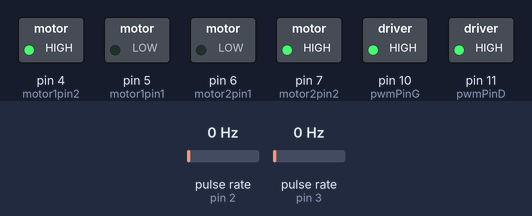
A sketch run on a simulated Arduino Uno, built with avr-gcc and run on an emulated ATmega328P. Shown: switched loads named in the sketch (green lamp = pin HIGH). Wiring (inferred from the names in the program): 2 × pulse sensor: data pin 2 / data pin 3. Inputs (shaded band) come from the test bench; at power-on: pulse rate (sensors on pin 2, pin 3) 0 Hz.

Above: at 1.2 s.
1.3 s: pulse rate (sensor on pin 2) set to 100 Hz
At 3.7 s:
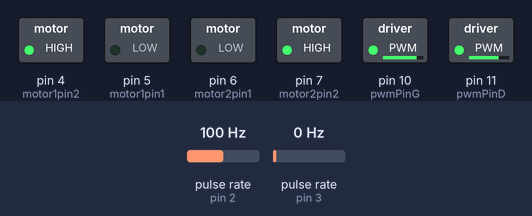
4.3 s: pulse rate (sensor on pin 3) set to 4 Hz
7.3 s: pulse rate (sensor on pin 2) set to 4 Hz
At 8.5 s:
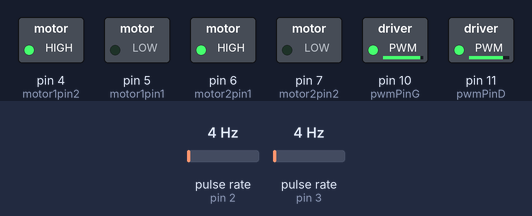
10.3 s: pulse rate (sensor on pin 2) set to 50 Hz
At 12.8 s:
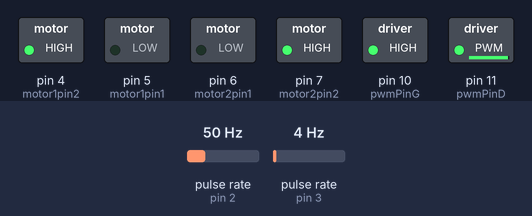
13.3 s: pulse rate (sensor on pin 3) set to 50 Hz
At 15.28 s:
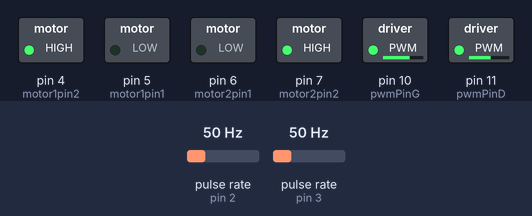
16.3 s: pulse rate (sensor on pin 3) set to 100 Hz
Timing chart, 0 to 35.8 s (numbered marks = the images above; inputs shaded):
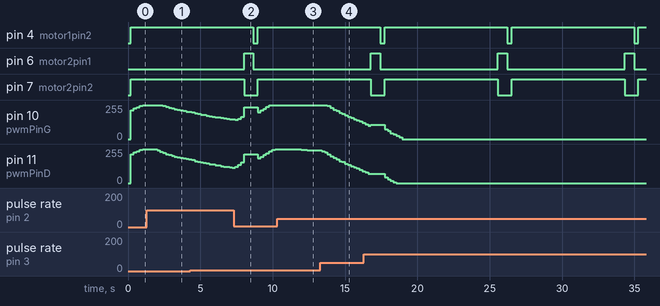

The sketch:

PID_V5.ino
```cpp
#include <PID_v1.h>

#define TURN_DURATION 650  // Turn duration in milliseconds
#define TURN_SPEED 255  // Turn speed (0-255)

#define TURN_INTERVAL 8000

bool turnRight = false;

unsigned long start_time;  // Variable to store the start time

#define Kp 0.96
#define Ki 0.5
#define Kd 0.00

double setpoint1 = 170.0;
double setpoint2 = 170.0;
double input1 = 0.0;
double input2 = 0.0;
double output1, output2;

double test=0;

PID myPID_Left(&input1, &output1, &setpoint1, Kp, Ki, Kd, DIRECT);
PID myPID_Right(&input2, &output2, &setpoint2, Kp, Ki, Kd, DIRECT);

//Moteur
int motor1pin1 = 5;
int motor1pin2 = 4;
int motor2pin1 = 6;
int motor2pin2 = 7;
int pwmPinD = 11;
int pwmPinG = 10;

#define encoder_G 3
#define encoder_D 2

//last time each encopder was triggered
volatile long int lastG = 0;
volatile long int lastD = 0;

//previous value of the integral part of the pi regulator
double I_lastG = 0;
double I_lastD = 0;

//Struct containing the data of the left motor
struct {
  bool dir = 1;             //Direction of the motor
  volatile int Count = 0;   //Number of pulses received from the encoder since the last reset
  volatile int Count_T = 0; //Total number of pulses received from the encoder since the beginning of the program
  float Speed = 0;          //Speed command sent to the motor
  float MSpeed = 0;         //Measured speed of the motor
} motG;

//Struct containing the data of the left motor
struct {
  bool dir = 1;             //Direction of the motor
  volatile int Count = 0;   //Number of pulses received from the encoder since the last reset
  volatile int Count_T = 0; //Total number of pulses received from the encoder since the beginning of the program
  float Speed = 0;          //Speed command sent to the motor
  float MSpeed = 0;         //Measured speed of the motor
} motD;


double alpha = 0.05; // Adjust this value to control the filter strength
double filtered_input1 = 0.0;

void setup() {
  // put your setup code here, to run once:
  Serial.begin(9600);
  pinMode(motor1pin1, OUTPUT);
  pinMode(motor1pin2, OUTPUT);
  pinMode(motor2pin1, OUTPUT);
  pinMode(motor2pin2, OUTPUT);

  pinMode(pwmPinD, OUTPUT);
  pinMode(pwmPinG, OUTPUT);

  pinMode(encoder_G, INPUT);// setting up encoder pin as input
  pinMode(encoder_D, INPUT);
 //attach the interupts to the pins
  attachInterrupt(digitalPinToInterrupt(encoder_G), EncodeurG, CHANGE);
  attachInterrupt(digitalPinToInterrupt(encoder_D), EncodeurD, CHANGE);

   // Initialize the setpoint and input variables
  setpoint1 = 170;
  setpoint2 = 170;

  myPID_Left.SetOutputLimits(0,200);
  myPID_Left.SetMode(AUTOMATIC);

  myPID_Right.SetOutputLimits(0,200);
  myPID_Right.SetMode(AUTOMATIC);

  start_time = millis();
}

void loop() {
  setpoint1 = 170;
  setpoint2 = 170;

  // Check if the delay interval has elapsed
  if (millis() - start_time >= TURN_INTERVAL) {
    setpoint1 = 120;
    input1 = motD.MSpeed;
    myPID_Left.Compute();
    output1 = map_range(output1, 0, 200, 0, 255);

    setpoint2 = 20;
    input2 = motD.MSpeed;
    myPID_Right.Compute();
    output2 = map_range(output2, 0, 200, 0, 255);

    tourneDroite(output1, output2);

    delay(TURN_DURATION);
    stopTurning();
    delay(100);
    start_time = millis();
  }
  setpoint1 = 170;
  setpoint2 = 170;

  //avanceGauche(120);
  //avanceDroite(120);
  getspeed();
  input1 = motG.MSpeed;
  //Serial.println(input1);
  myPID_Left.Compute();
  //Serial.println(input1);
  output1 = map_range(output1, 0, 200, 0, 255);
  avanceGauche(output1);
  //Serial.println(output1);
  input2 = motD.MSpeed;
  //Serial.println(input2);
  myPID_Right.Compute();
  output2 = map_range(output2, 0, 200, 0, 255);
  avanceDroite(output2);
}


//Fonction moteur avance
void avanceGauche(int val){
  digitalWrite(motor1pin1, LOW);
  digitalWrite(motor1pin2, HIGH);
  analogWrite(pwmPinG,val);
}

void avanceDroite(int val){
  digitalWrite(motor2pin1, LOW);
  digitalWrite(motor2pin2, HIGH);
  analogWrite(pwmPinD,val);
}

//Function linked to the interupt pin connected to the left encorder
void EncodeurG() {
  if (motG.dir) {                 //If the motor is going forward
    if (millis() - lastG > 10) {  //If the last pulse was received more than 10ms ago (debounce)
      motG.Count++;
      motG.Count_T++;
      lastG = millis();           //Update the last time a pulse was received
    }
  } else {
    if (millis() - lastG > 10) {  //If the last pulse was received more than 10ms ago (debounce)
      motG.Count--;
      motG.Count_T--;
      lastG = millis();           //Update the last time a pulse was received
    }
  }
}


//Function linked to the interupt pin connected to the right encorder
void EncodeurD() {
  if (motD.dir) {                 //If the motor is going forward
    if (millis() - lastD > 10) {  //If the last pulse was received more than 10ms ago (debounce)
      motD.Count++;
      motD.Count_T++;
      lastD = millis();           //Update the last time a pulse was received
    }
  } else {
    if (millis() - lastD > 10) {  //If the last pulse was received more than 10ms ago (debounce)
      motD.Count--;
      motD.Count_T--;
      lastD = millis();           //Update the last time a pulse was received
    }
  }
}

double lowPassFilter(double input1) {
  // Calculate the filtered input for motor 1
  filtered_input1 = alpha * input1 + (1.0 - alpha) * filtered_input1;
  return filtered_input1;
}

//Function to get the speed of the motors
void getspeed() {
  motG.Count = 0;   //resets the number of pulses received from the encoders
  motD.Count = 0;
  delay(200);       //counts the number of pulses received during 200ms

  motG.MSpeed = motG.Count * 5 * 5.1;   //calculates the speed in mm per second (*5 to get to 1s  *5.1 as 1 pulse equals to 5.1 mm)
  motD.MSpeed = motD.Count * 5 * 5.1;
  motG.MSpeed = lowPassFilter(motG.MSpeed);
  motD.MSpeed = lowPassFilter(motD.MSpeed);
  //Serial.println(motG.MSpeed);
}

int map_range(int input_value, int input_min, int input_max, int output_min, int output_max) {
  // Calculate the input value as a percentage of the input range
  int input_range = input_max - input_min;
  int input_percentage = (input_value - input_min) * 100 / input_range;

  // Calculate the output value using the input percentage and the output range
  int output_range = output_max - output_min;
  int output_value = (input_percentage * output_range) / 100 + output_min;

  return output_value;
}

void stopTurning() {
  // Stop the motors
  digitalWrite(motor1pin1, LOW);
  digitalWrite(motor1pin2, LOW);
  digitalWrite(motor2pin1, LOW);
  digitalWrite(motor2pin1, LOW);
}

void tourneDroite(int val1, int val2){
  digitalWrite(motor1pin1, LOW);
  digitalWrite(motor1pin2, HIGH);
  digitalWrite(motor2pin1, HIGH);
  digitalWrite(motor2pin2, LOW);
  analogWrite(pwmPinG, val1);
  analogWrite(pwmPinD, val2);
}
```

Measured:
- after the input at 1.3 s, pin 10 (pwmPinG): moves from 255/255 to 204/255 over 1.8 s, starting after 1.1 s; pin 11 (pwmPinD): moves from 255/255 to 178/255 over 2.4 s, starting after 0.50 s
- after the input at 10.3 s, pin 11 (pwmPinD): 255/255 → 252/255 after 1.3 s, → 249/255 0.40 s later, → 247/255 0.40 s later, → 244/255 0.60 s later
- after the input at 13.3 s, pin 10 (pwmPinG): moves from 255/255 to 122/255 over 2.4 s, starting after 0.48 s
- by itself, pin 4 (motor1pin2): alternates HIGH for 8.5 s and LOW for 0.30 s
- by itself, pin 6 (motor2pin1): alternates HIGH for 0.65 s and LOW for 8.1 s
- by itself, pin 7 (motor2pin2): alternates HIGH for 7.8 s and LOW for 0.95 s
